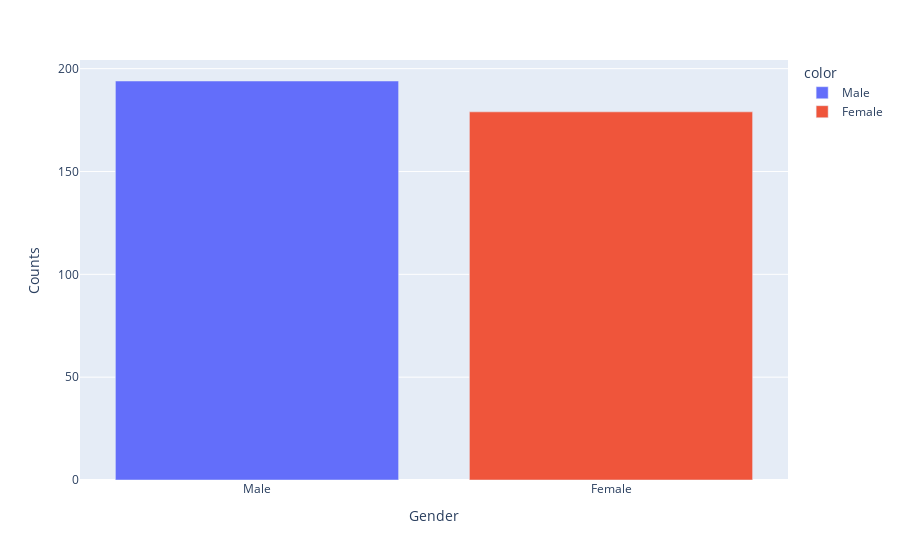

Notebook code cell kept with this figure:
### Code cell
categorical(data["Gender"])

### Figure 1 — Plotly figure (JSON) as saved in the notebook; plotly's stock layout.template omitted (floating-point values rounded to 4 significant figures)
{"data": [{"alignmentgroup": "True", "hovertemplate": "color=Male<br>Gender=%{x}<br>Counts=%{y}<extra></extra>", "legendgroup": "Male", "marker": {"color": "#636efa", "pattern": {"shape": ""}}, "name": "Male", "offsetgroup": "Male", "orientation": "v", "showlegend": true, "textposition": "auto", "type": "bar", "x": ["Male"], "xaxis": "x", "y": [194], "yaxis": "y"}, {"alignmentgroup": "True", "hovertemplate": "color=Female<br>Gender=%{x}<br>Counts=%{y}<extra></extra>", "legendgroup": "Female", "marker": {"color": "#EF553B", "pattern": {"shape": ""}}, "name": "Female", "offsetgroup": "Female", "orientation": "v", "showlegend": true, "textposition": "auto", "type": "bar", "x": ["Female"], "xaxis": "x", "y": [179], "yaxis": "y"}], "layout": {"autosize": true, "barmode": "relative", "legend": {"title": {"text": "color"}, "tracegroupgap": 0}, "margin": {"t": 60}, "xaxis": {"anchor": "y", "autorange": true, "domain": [0, 1], "range": [-0.5, 1.5], "title": {"text": "Gender"}, "type": "category"}, "yaxis": {"anchor": "x", "autorange": true, "domain": [0, 1], "range": [0, 204.2], "title": {"text": "Counts"}, "type": "linear"}}}
